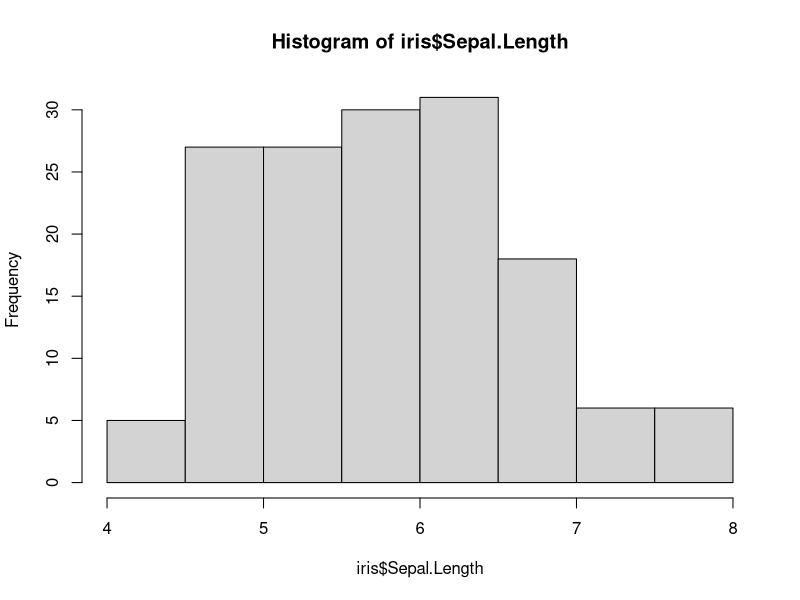
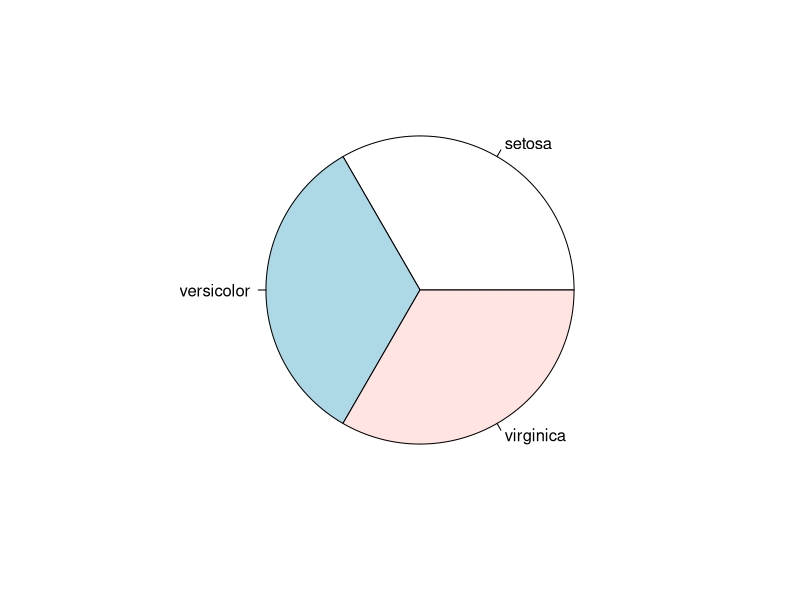
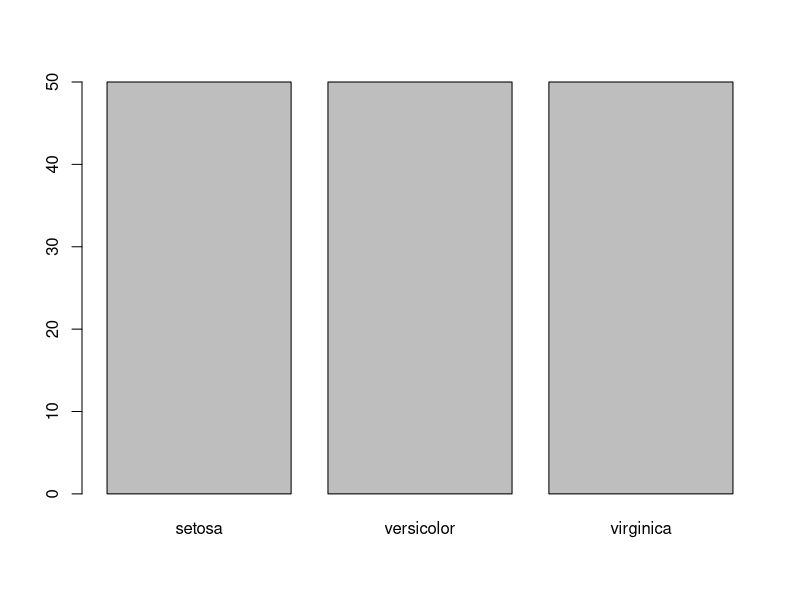
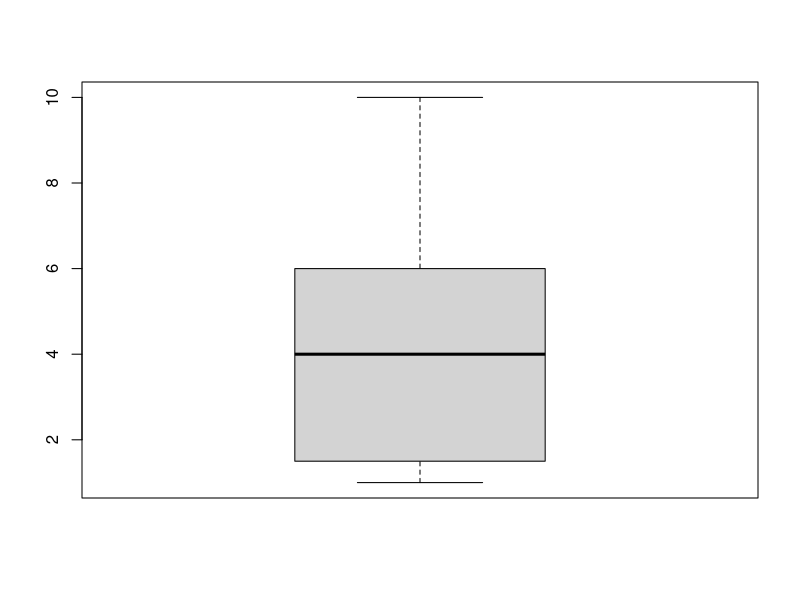
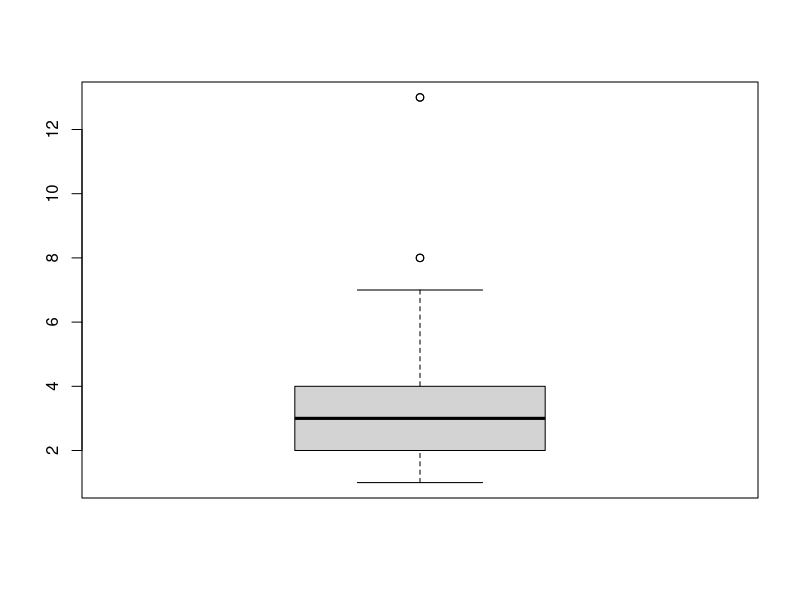
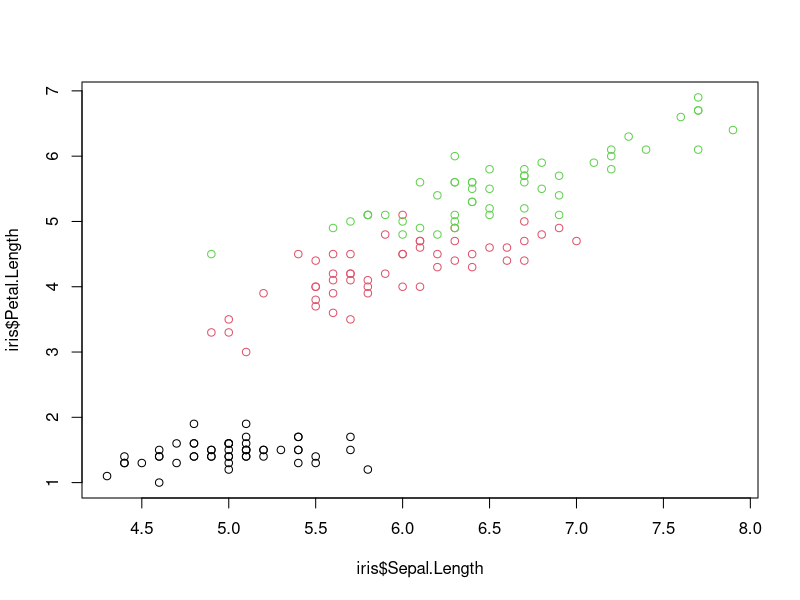
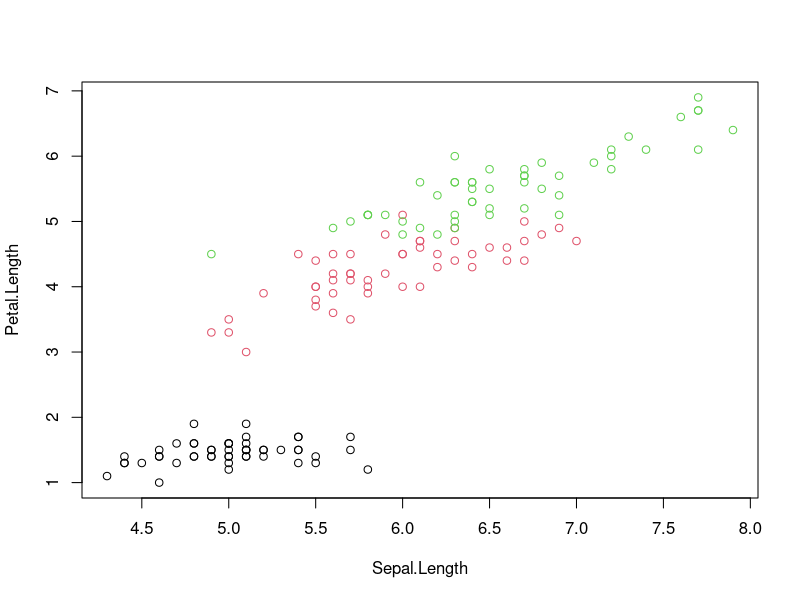
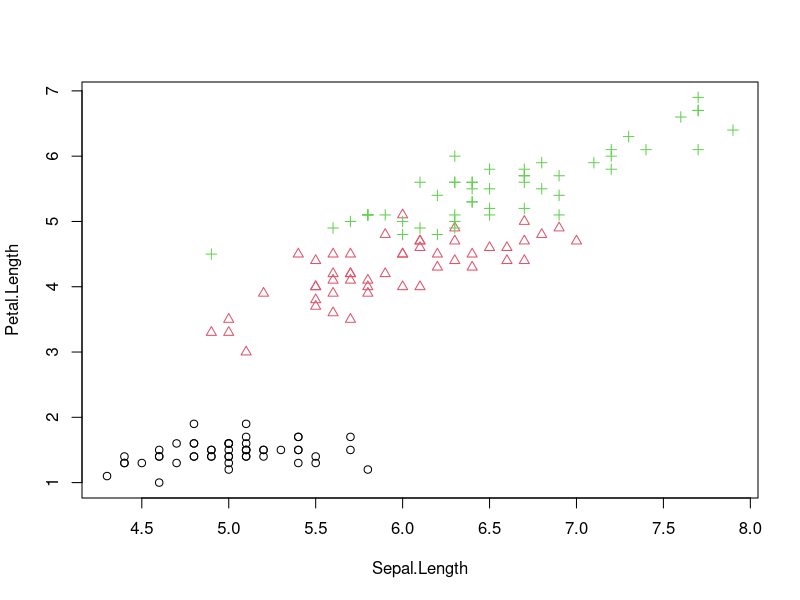

Write R code to recreate these figures, in order.
data("iris")

# Viewing the dimensions of the data
dim(iris) # Keyboard Shortcut to run: cntrl + enter
# we have 150 rows and 5 columns

# to check the column names
names(iris)

# to get the info() of data
str(iris)
# Factor means the variable is categorical (Object)

# Alternative to df.head(), R gives us the first 6 rows
head(iris)
tail(iris)

# To view only the first 2 records, In python -> df.head(2)
head(iris, 2)
tail(iris, 3)

View(iris)

# Unlike Python, R starts indexing from 1 not 0
iris[1:3, ]
iris[1:4, 2: 4]

# In python -> df.column =  for column labels, df.index - row labels, 
# and df.axes - For viewing both column and rows labels
# In R to view both column name and row labels we use attributes(data)
attributes(iris)

# To axis certain columns, In R we use $ -> iris$Sepal.Length
iris$Sepal.Length
head(iris$Sepal.Length, 2)


# Display the first 10 values of Sepal.Length
head(iris$Sepal.Length, 10)
iris$Sepal.Length[1:10]
iris[1:10, 1]

# statistical summary
summary(iris)

# To install Packages
install.packages('Hmisc')
library(Hmisc)

# Now we can use describe
describe(iris)

# If you want statistical summary for only particular columns
# c(1,3) -> using combine we create a vector to get only first and third column
describe(iris[ , c(1, 3)])

fruits <- c('apple', 'banana', 'mango')
# Notice how when we use c, the integer gets converted to string
fruits2 <- c('apple', 'banana', 'mango', 0)


# To find range
range(iris$Sepal.Length)

# To find the quantiles
quantile(iris$Sepal.Length)

# to get 10%, 20%, 30% and so on
quantile(iris$Sepal.Length, c(0.1, 0.2, 0.3))

# To check for missing values
colSums(is.na(iris))


# Visualization
# Histogram
hist(iris$Sepal.Length)

# To find variance in the data
var(iris$Sepal.Length)

# For some visualization we need to first make a table and then do the visualization
table(iris$Species)
## Pie Chart
pie(table(iris$Species))
## Bar Chart
barplot(table(iris$Species))

# Boxplot for Sepal Length and petal length
boxplot(table(iris$Sepal.Length))
boxplot(table(iris$Petal.Length))



## BIVARIATE ANALYSIS
# col -> colour. For different colours
plot(iris$Sepal.Length, iris$Petal.Length, col = iris$Species)

with(iris,
     plot(Sepal.Length, Petal.Length, col = Species)
)

# pch -> for different shapes
with(iris,
     plot(Sepal.Length, Petal.Length, col = Species, pch = as.integer(Species))
)

# With Legend 
# aes -> aesthetic
library(ggplot2)
ggplot(iris,
       aes(Sepal.Length, Petal.Length, colour = Species)
       )+geom_point()
        

# Pairplot
pairs(iris)
